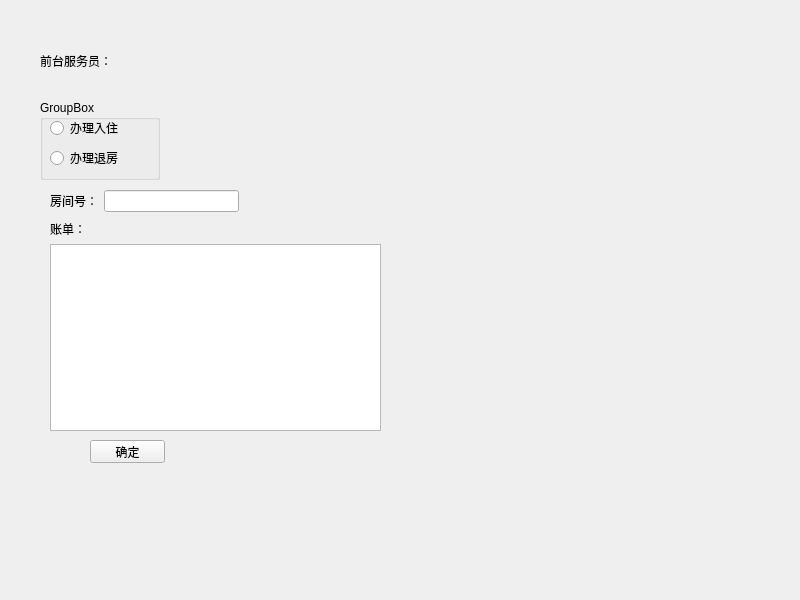
<?xml version="1.0" encoding="UTF-8"?>
<ui version="4.0">
 <class>Receptionist</class>
 <widget class="QMainWindow" name="Receptionist">
  <property name="geometry">
   <rect>
    <x>0</x>
    <y>0</y>
    <width>800</width>
    <height>600</height>
   </rect>
  </property>
  <property name="windowTitle">
   <string>MainWindow</string>
  </property>
  <widget class="QWidget" name="centralwidget">
   <widget class="QGroupBox" name="groupBox">
    <property name="geometry">
     <rect>
      <x>40</x>
      <y>100</y>
      <width>120</width>
      <height>80</height>
     </rect>
    </property>
    <property name="title">
     <string>GroupBox</string>
    </property>
    <widget class="QRadioButton" name="radioButton_checkout">
     <property name="geometry">
      <rect>
       <x>10</x>
       <y>50</y>
       <width>89</width>
       <height>16</height>
      </rect>
     </property>
     <property name="text">
      <string>办理退房</string>
     </property>
    </widget>
    <widget class="QRadioButton" name="radioButton_checkin">
     <property name="geometry">
      <rect>
       <x>10</x>
       <y>20</y>
       <width>89</width>
       <height>16</height>
      </rect>
     </property>
     <property name="text">
      <string>办理入住</string>
     </property>
    </widget>
   </widget>
   <widget class="QPushButton" name="pushButton_yes">
    <property name="geometry">
     <rect>
      <x>90</x>
      <y>440</y>
      <width>75</width>
      <height>23</height>
     </rect>
    </property>
    <property name="text">
     <string>确定</string>
    </property>
   </widget>
   <widget class="QWidget" name="">
    <property name="geometry">
     <rect>
      <x>40</x>
      <y>50</y>
      <width>161</width>
      <height>21</height>
     </rect>
    </property>
    <layout class="QHBoxLayout" name="horizontalLayout">
     <item>
      <widget class="QLabel" name="label_receptionistID_tag">
       <property name="text">
        <string>前台服务员：</string>
       </property>
      </widget>
     </item>
     <item>
      <widget class="QLabel" name="label_receptionistID">
       <property name="text">
        <string/>
       </property>
      </widget>
     </item>
    </layout>
   </widget>
   <widget class="QWidget" name="">
    <property name="geometry">
     <rect>
      <x>50</x>
      <y>190</y>
      <width>189</width>
      <height>22</height>
     </rect>
    </property>
    <layout class="QHBoxLayout" name="horizontalLayout_2">
     <item>
      <widget class="QLabel" name="label_roomID_tag">
       <property name="text">
        <string>房间号：</string>
       </property>
      </widget>
     </item>
     <item>
      <widget class="QLineEdit" name="lineEdit_roomID"/>
     </item>
    </layout>
   </widget>
   <widget class="QWidget" name="">
    <property name="geometry">
     <rect>
      <x>50</x>
      <y>220</y>
      <width>331</width>
      <height>211</height>
     </rect>
    </property>
    <layout class="QVBoxLayout" name="verticalLayout">
     <item>
      <widget class="QLabel" name="label_bill_tag">
       <property name="text">
        <string>账单：</string>
       </property>
      </widget>
     </item>
     <item>
      <widget class="QTextBrowser" name="textBrowser_bill"/>
     </item>
    </layout>
   </widget>
  </widget>
 </widget>
 <resources/>
 <connections/>
</ui>
